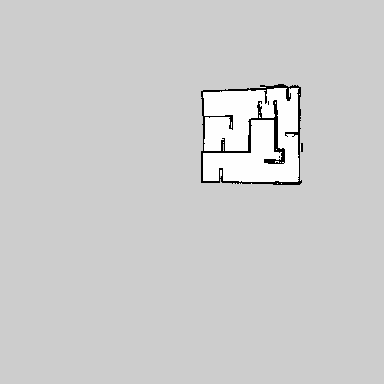
#> input picture map+path_planning/map.pgm, 384 x 384 px, found by its file name
$ python map_BFS.py
#> lines starting #> are read from the running program, lines starting #| are printed output that depends on the picture; after the words box and inside, x2 and y2 are one past the last pixel; in counts of white or black regions, pixels touching at a corner belong together
#!/usr/bin/env python3

# import the required libraries:
import rospy
import numpy as np
import cv2 #import openCV to python
########################Global variables######################
global maze_height
global maze_xidth
global maze #two dimentional array of the map#

##############################################################
#function descriptions:
# inputs:maze path in the computer
# outputs :two dimntional array of the map with the 0 is the area of obstcles
# and 255 is available space the robot can go throw
# #
def import_map (path):
#> called with path = '/home/youssef/map.pgm'
 global maze_height
 global maze_xidth
 global maze

 # Save image in set directory
 #note the map genrated from ARVIZ is .pgm
 img = cv2.imread(path)  #Read maze
#> img is the input picture: shape (384, 384, 3); min 0, max 254, mean 205.2
 grayImage = cv2.cvtColor(img, cv2.COLOR_BGR2GRAY) #Convert RGB image to grayscale
 ret, bw_img = cv2.threshold(grayImage,0,255,cv2.THRESH_BINARY) #Convert grayscale image to binary
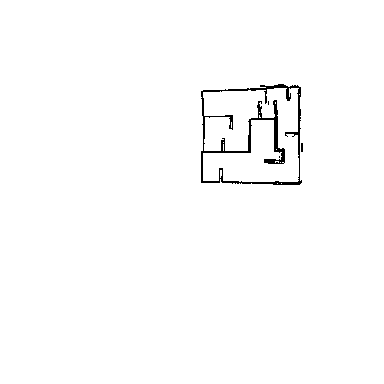
#> bw_img: shape (384, 384); 98.8% white; black in thin lines or dots, all inside (x1, y1, x2, y2) = (201, 84, 303, 185)
 print(("array type:"),type(bw_img))
#| array type: <class 'numpy.ndarray'>
 bw_img = bw_img.astype(np.uint8)
 maze=bw_img
 cv2.imshow("Window", bw_img)

 maze_height, maze_xidth= bw_img.shape #get image dimenssions
#> maze_height = 384; maze_xidth = 384
######################################################################
#function descriptions:this function applys the BFS algorith and store the output points in queue
# inputs: map array ,start point , goal point ,direction of searsh cw or ccw
# outputs: the optimal path
# #
def BFS(Map,Start,Goal,Direction):  # Direction for CCW -1  for CW 1

#> called with Direction = 1
    Flag = False # Flag indicating if goal node is found

    # Initializing a queue
    queue = []
    queue.append(Start)

    # Visited Nodes
    Visited = []

    # Parent Node Mapping
    Parents = np.zeros([384,384,2],dtype = int)


    while queue:   # If queue is not empty

        Node = queue.pop(0)  # Pop first element in the queue

        if Node==Goal:   # Did we reach the goal?
            Flag = True
            break

        Neighbours = get_Neighbours(Node,Direction) # Get neighbours of this node

        for N in Neighbours: # For each neighbour of this node
            if not N in Visited and Map[N[0],N[1]]!=0:   # if this neighbour wasnt visited before and doesnt equal 0 (ie not an obstacle)
                queue.append(N)      # add to the queue
                Visited.append(N)     # add it to the visited
                Parents[N[0],N[1]] = Node  # add its parent node

    if Flag == False:
        print('Mafesh path :(')

    if Flag == True:
        path = get_Path(Parents,Goal,Start) # this function returns the path to the goal
        return path


#########################################################################
#function descriptions: this function get the optimal path that reached the goal in the queue
# inputs:the array of parents and the goal point and start point
# outputs:the BFS path
# #
def get_Path(Parents,Goal,Start):

    path = []
    Node = Goal  # start backward
    path.append(Goal)

    while not np.array_equal(Node, Start):

       path.append(Parents[Node[0],Node[1]])  # add the parent node
       Node = Parents[Node[0],Node[1]]        # search for the parent of that node

    path.reverse()
    return path


#########################################################################
#function descriptions:this function gets the 8 neighboors of the point
# inputs: pint (x,y) , direction of searchb (1 cw),(-1 ccw)
# outputs: array of 8 points (x,y)
# #
def get_Neighbours(Node,Direction):    # Returns neighbours of the parent node   Direction = 1 for Clockwise/ Direction = -1 for CCW

    Neighbours = []

    if Direction==1:
        Neighbours.append([Node[0],Node[1]+1])
        Neighbours.append([Node[0]+1,Node[1]+1])
        Neighbours.append([Node[0]+1,Node[1]])
        Neighbours.append([Node[0]+1,Node[1]-1])
        Neighbours.append([Node[0],Node[1]-1])
        Neighbours.append([Node[0]-1,Node[1]-1])
        Neighbours.append([Node[0]-1,Node[1]])
        Neighbours.append([Node[0]-1,Node[1]+1])

    if Direction==-1:
        Neighbours.append([Node[0],Node[1]+1])
        Neighbours.append([Node[0]-1,Node[1]+1])
        Neighbours.append([Node[0]-1,Node[1]])
        Neighbours.append([Node[0]-1,Node[1]-1])
        Neighbours.append([Node[0],Node[1]-1])
        Neighbours.append([Node[0]+1,Node[1]-1])
        Neighbours.append([Node[0]+1,Node[1]])
        Neighbours.append([Node[0]+1,Node[1]+1])

    return Neighbours

if __name__ == '__main__':     # Main function that is executed
 import_map ('/home/youssef/map.pgm')
 #point (0,0) is the center of image so we need to move the coordinate to the center of the image
 # which is (192,192) then the point (1,1) is (191,193) and the point (2,3) is (190,195)#
 path = BFS(maze,[191,193],[190,195],1)
#> path = [[191, 193], [191, 194], [190, 195]]
 print("the path is:",path)
#| the path is: [array([191, 193]), array([191, 194]), [190, 195]]
 print('height:', maze_height)
#| height: 384
 print('width:', maze_xidth)
#| width: 384
 print(maze)
#> (printed output is left out)

 cv2.waitKey(0) #Maintain output window until user presses a key
 cv2.destroyAllWindows() #Destroying present windows on screen
